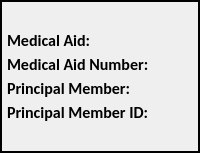
         <widget class="QFrame" name="f_12_med_details_text_6">
          <property name="frameShape">
           <enum>QFrame::WinPanel</enum>
          </property>
          <property name="frameShadow">
           <enum>QFrame::Plain</enum>
          </property>
          <layout class="QVBoxLayout" name="verticalLayout_55">
           <property name="spacing">
            <number>3</number>
           </property>
           <property name="leftMargin">
            <number>5</number>
           </property>
           <property name="topMargin">
            <number>5</number>
           </property>
           <property name="rightMargin">
            <number>5</number>
           </property>
           <property name="bottomMargin">
            <number>5</number>
           </property>
           <item>
            <widget class="QLabel" name="l18_16">
             <property name="font">
              <font>
               <family>Calibri</family>
               <pointsize>12</pointsize>
               <bold>false</bold>
              </font>
             </property>
             <property name="text">
              <string/>
             </property>
            </widget>
           </item>
           <item>
            <widget class="QLabel" name="address_39">
             <property name="font">
              <font>
               <family>Calibri</family>
               <pointsize>12</pointsize>
               <bold>true</bold>
              </font>
             </property>
             <property name="text">
              <string>Medical Aid:</string>
             </property>
            </widget>
           </item>
           <item>
            <widget class="QLabel" name="address_40">
             <property name="font">
              <font>
               <family>Calibri</family>
               <pointsize>12</pointsize>
               <bold>true</bold>
              </font>
             </property>
             <property name="text">
              <string>Medical Aid Number:</string>
             </property>
            </widget>
           </item>
           <item>
            <widget class="QLabel" name="suburb_15">
             <property name="font">
              <font>
               <family>Calibri</family>
               <pointsize>12</pointsize>
               <bold>true</bold>
              </font>
             </property>
             <property name="text">
              <string>Principal Member:</string>
             </property>
            </widget>
           </item>
           <item>
            <widget class="QLabel" name="city_16">
             <property name="font">
              <font>
               <family>Calibri</family>
               <pointsize>12</pointsize>
               <bold>true</bold>
              </font>
             </property>
             <property name="text">
              <string>Principal Member ID:</string>
             </property>
            </widget>
           </item>
           <item>
            <widget class="QLabel" name="l18_17">
             <property name="font">
              <font>
               <family>Calibri</family>
               <pointsize>12</pointsize>
               <bold>false</bold>
              </font>
             </property>
             <property name="text">
              <string/>
             </property>
            </widget>
           </item>
          </layout>
         </widget>
